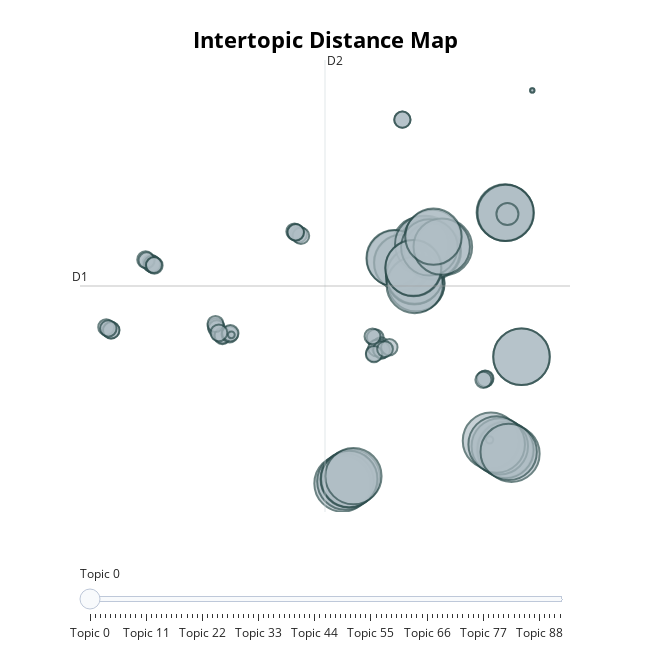

The notebook cell this image was saved under:
### Markdown cell above
A lot of 'nt', probably because of words like doesnt, werent, didnt in which just the 'does', 'do', 'did' parts were removed. It is necessary to add these stop words completely on nlp tokenizer.

### Code cell
merged_model.visualize_topics()
